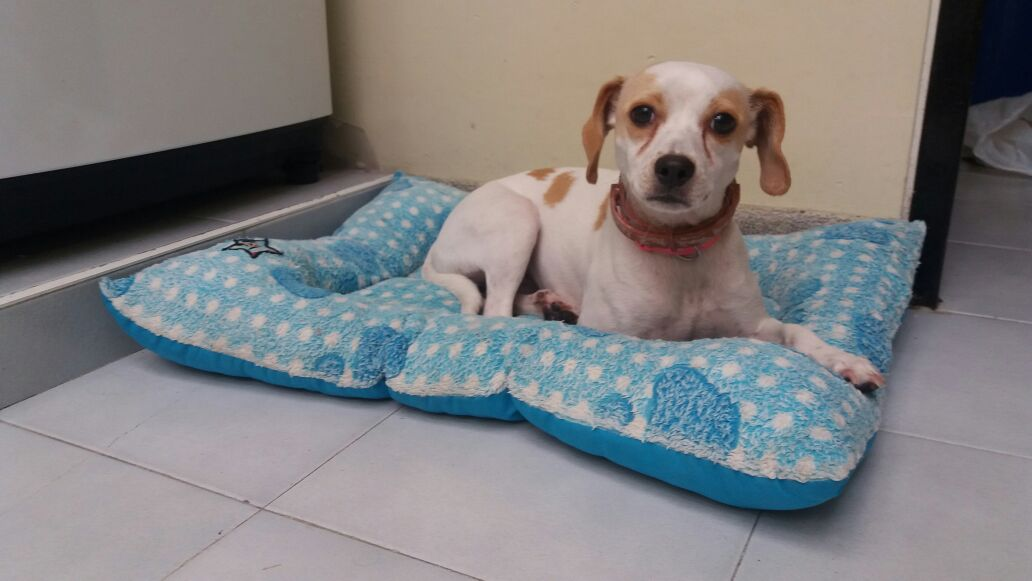
//> input picture Parcial2/Proyecto2/Parcial2/ImagenGrises/rita.jpg.jpg, 1032 x 581 px
$ ./ImageGrises rita.jpg.jpg   (built with g++ and OpenCV 4)
//> lines starting //> are read from the running program, lines starting //| are printed output that depends on the picture
#include <cv.h>
#include <highgui.h>

using namespace cv;

int main(int argc, char **argv){

	char* imageName = argv[1];
	Mat image;
  image = imread(imageName, 1);
//> image is the input picture: 581 rows x 1032 cols, CV_8UC3; mean B, G, R 128.2, 126.9, 127.5


	 Mat gray_image_opencv, grad_x, abs_grad_x;
   cvtColor(image, gray_image_opencv, CV_BGR2GRAY);
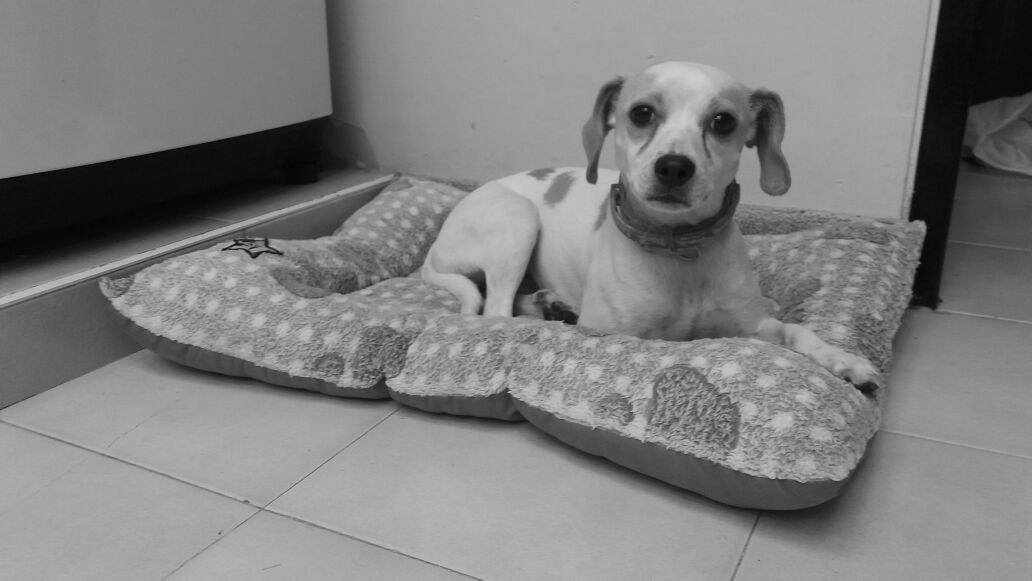
//> gray_image_opencv: 581 rows x 1032 cols, CV_8UC1; min 3, max 205, mean 127.2
   Sobel(gray_image_opencv,grad_x,CV_8UC1,1,0,3,1,0,BORDER_DEFAULT);
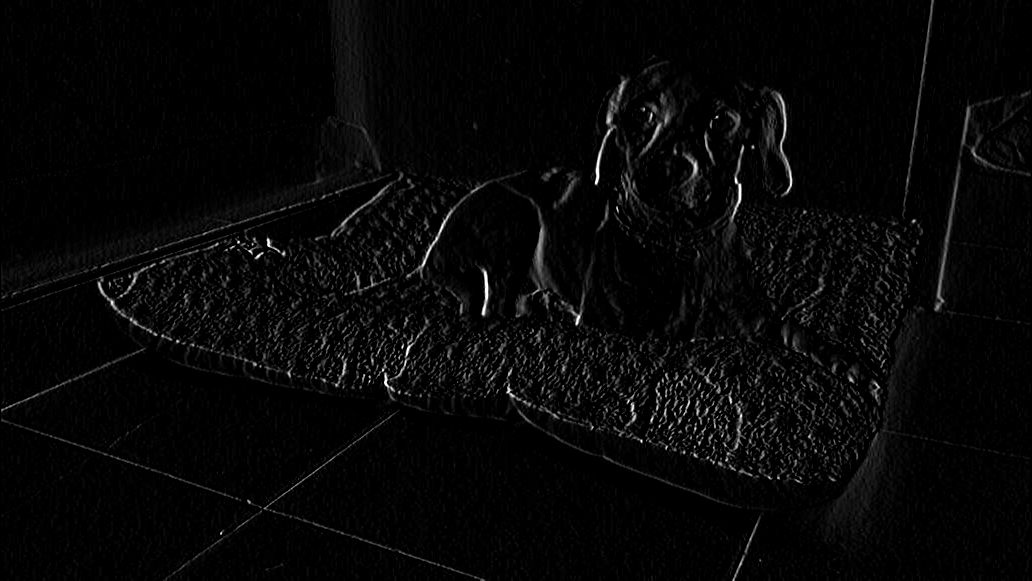
//> grad_x: 581 rows x 1032 cols, CV_8UC1; min 0, max 255, mean 6.9
  convertScaleAbs(grad_x, abs_grad_x);

  namedWindow("Image Color", WINDOW_NORMAL);
  namedWindow("Image Gray", WINDOW_NORMAL);
  namedWindow("Image Sobel", WINDOW_NORMAL);

  imshow("Image Color",image);
  imshow("Image Gray",gray_image_opencv);
  imshow("Image Sobel",abs_grad_x);

  waitKey(0);

  return 0;

}
